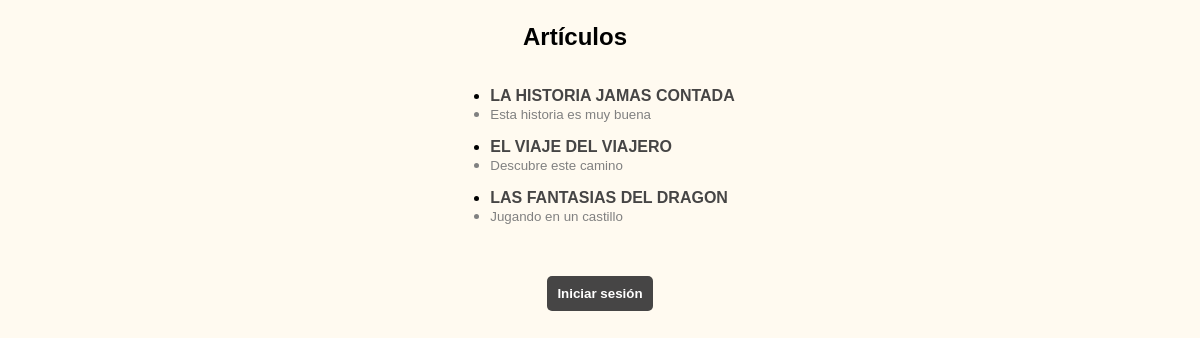
The page /blogs/ on the database as committed earlier.
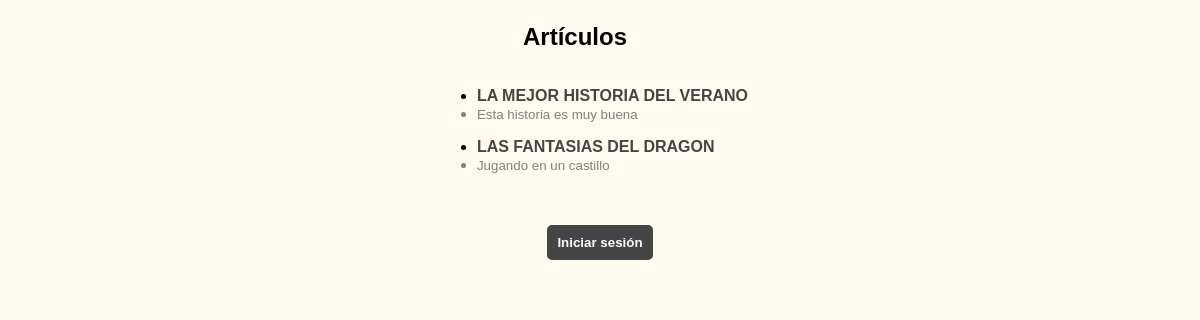
The same page on the database as committed later.
### blogs/models.py (models this page shows, shortened)
class Articulo(models.Model):
    titulo = models.CharField(max_length=200)
    subtitulo = models.CharField(max_length=200)
    cuerpo = models.TextField()
    autor = models.ForeignKey("auth.User", on_delete=models.CASCADE)
    fecha = models.DateTimeField(auto_now_add=True)
    imagen = models.ImageField(upload_to='imagenes_articulos/', null=True, blank=True)

### blogs/views.py (the view)
# urls.py: path('', views.listar_articulos, name='articulos'),
def listar_articulos(request):
    contexto = {
        "articulos": Articulo.objects.all(),
        "userIsAuthenticated": request.user.is_authenticated,
        "user": request.user,
    }
    http_response = render(
        request=request,
        template_name='blogs/lista_articulos.html',
        context=contexto,
    )
    return http_response

### blogs/templates/blogs/lista_articulos.html (shortened to what this page needs)
<div style="width: 100%; display: flex; align-items: center; font-family: Arial, Helvetica, sans-serif; flex-direction: column;">
  <div style="display: flex; justify-content: space-between;">
    {% if userIsAuthenticated %}
      <div style="display: flex; flex-direction: column;">
        <h3 style="margin-top: 15px; margin-right: 50px;">Bienvenido, {{ user.username }}</h3>
        <form action="{% url 'logout' %}" method="post">
          {% csrf_token %}
          <input type="submit" value="Cerrar sesión" style="padding: 5px; border: none; border-radius: 5px; background-color: rgb(103, 30, 30); color: white; cursor: pointer; margin-top: 15PX;"/>
        </form>
      </div>
    {% else %}
      <h2 style="margin-top: 15px; margin-right: 50px;">Artículos</h2>
    {% endif %}
  </div>
  {% if articulos|length == 0 %}
    <h3 style="margin-top: 15px;">No hay artículos</h3>
  {% else %}
    <ul>
      {% for articulo in articulos %}
        <div style="display: flex; justify-content: space-between;">
          <div style="margin-right: 15px;">
            <li><b><a href="{% url 'detalle_articulo' articulo.id %}">{{ articulo.titulo }}</a></b></li>
            <li style="margin-bottom: 15px; color: grey;"><small>{{ articulo.subtitulo }}</small></li>
          </div>
        </div>
      {% endfor %}
  </ul>
  {% endif %}
  {% if userIsAuthenticated %}
    <a href="{% url 'nombre_crear_articulo' %}">
      <button style="margin-top: 20px; padding: 10px; border: none; border-radius: 5px; background-color: rgb(70, 69, 69); color: white; font-weight: bold; cursor: pointer;">
        Crear artículo
      </button>
    </a>
  {% else %}
    <a href="{% url 'login' %}">
      <button style="margin-top: 20px; padding: 10px; border: none; border-radius: 5px; background-color: rgb(70, 69, 69); color: white; font-weight: bold; cursor: pointer;">
        Iniciar sesión
      </button>
    </a>
  {% endif %}
</div>

### blogs/templates/blogs/lista_articulos.html (style rules this page uses)
a { text-decoration: none; color: rgb(70, 69, 69); }

Rows that differ between the two databases and show on the page:
removed Articulo: titulo "LA HISTORIA JAMAS CONTADA", subtitulo "Esta historia es muy buena"
removed Articulo: titulo "EL VIAJE DEL VIAJERO", subtitulo "Descubre este camino"
added Articulo: titulo "LA MEJOR HISTORIA DEL VERANO", subtitulo "Esta historia es muy buena"
